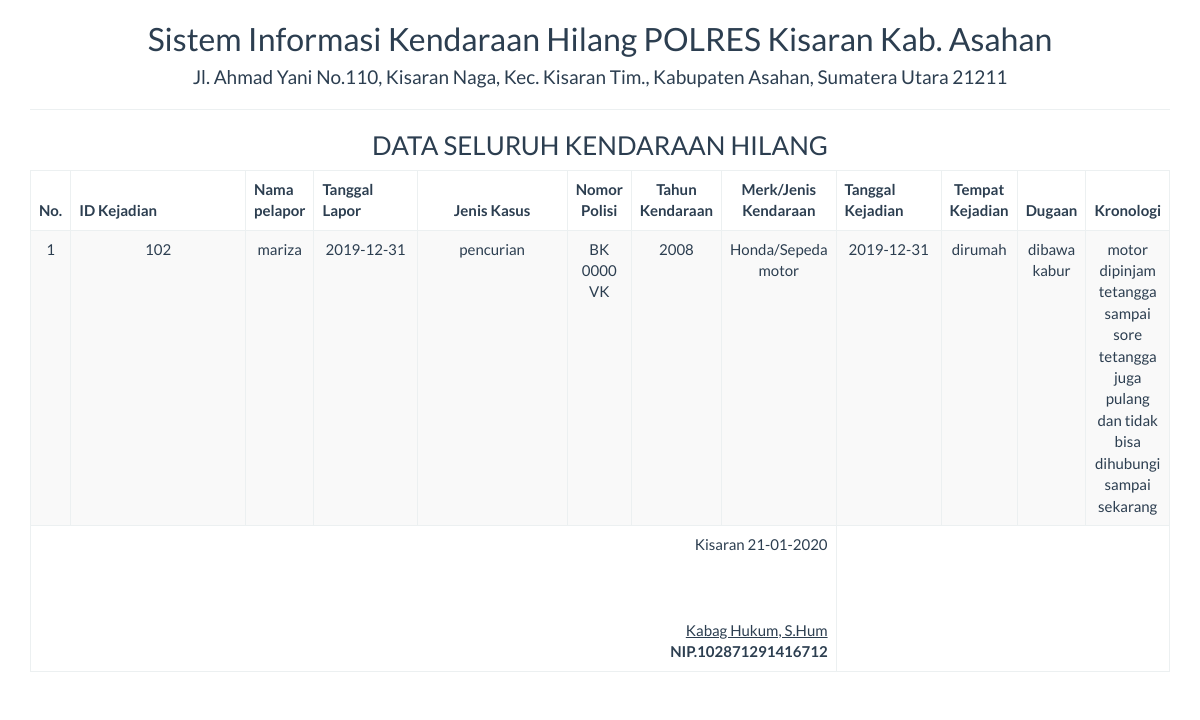
The page /report/hilang_semua.php on the database its author committed.
### tables this page shows
CREATE TABLE `tbl_kejadian` (
  `id_kejadian` int(7) NOT NULL,
  `pelapor_kejadian` varchar(25) NOT NULL,
  `tanggal_lapor` date NOT NULL,
  `jenis_kasus` varchar(25) NOT NULL,
  `nopol` varchar(15) NOT NULL,
  `thn_kendaraan` varchar(10) NOT NULL,
  `merk_jenis` varchar(50) NOT NULL,
  `tgl_kejadian` date NOT NULL,
  `tempat_kejadian` varchar(25) NOT NULL,
  `dugaan` text NOT NULL,
  `kronologi` text NOT NULL
);

### report/hilang_semua.php (the view, shortened to what this page needs)
<!DOCTYPE html>
<html>
    <head>
        <link href="../Assets/css/bootstrap.min.css" rel="stylesheet" type="text/css"/>
    </head>
    <body onload="print()">
        <?php
        include '../config/koneksi.php';
        ?>
        <div class="container">
            <div class='row'>
                <div class="col-sm-12">
                    <div class="text-center">
                        <h2>Sistem Informasi Kendaraan Hilang POLRES Kisaran Kab. Asahan </h2>
                        <h4>Jl. Ahmad Yani No.110, Kisaran Naga, Kec. Kisaran Tim., Kabupaten Asahan, Sumatera Utara 21211</h4>
                        <hr>
                        <h3>DATA SELURUH KENDARAAN HILANG</h3>
                        <table class="table table-bordered table-striped table-hover">
                        <tbody>
                                <thead>
								<tr>
									<th>No.</th><th width="18%">ID Kejadian</th><th>Nama pelapor</th><th width="10%">Tanggal Lapor</th><th width="15%"><center>Jenis Kasus</center></th><th><center>Nomor Polisi</center></th>
                                    <th><center>Tahun Kendaraan</center></th><th><center>Merk/Jenis Kendaraan</center></th><th width="10%">Tanggal Kejadian</th><th><center>Tempat Kejadian</center></th><th><center>Dugaan</center></th><th><center>Kronologi</center></th>
								</tr>
								</thead>
							<tbody>
                            <?php
                            $sql = "SELECT * FROM tbl_kejadian";
                            $query = mysqli_query($koneksi, $sql) or die("SQL Anda Salah");
                            $nomor = 0;
                            while ($data = mysqli_fetch_array($query)) {
                                $nomor++;
                                ?>
                                <tr>
                                    <td><?= $nomor ?></td>
									<td><?= $data['id_kejadian'] ?></td>
                                    <td><?= $data['pelapor_kejadian'] ?></td>
                                    <td><?= $data['tanggal_lapor'] ?></td>
                                    <td><?= $data['jenis_kasus'] ?></td>
                                    <td><?= $data['nopol'] ?></td>
                                    <td><?= $data['thn_kendaraan'] ?></td>
                                    <td><?= $data['merk_jenis'] ?></td>
                                    <td><?= $data['tgl_kejadian'] ?></td>
                                    <td><?= $data['tempat_kejadian'] ?></td>
                                    <td><?= $data['dugaan'] ?></td>
                                    <td><?= $data['kronologi'] ?></td>
                                </tr>
                            <?php } ?>
							</tbody>
                        </tbody>
                            <tfoot>
                                <tr>
                                    <td colspan="8" class="text-right">
                                        Kisaran  <?= date("d-m-Y") ?>
                                        <br><br><br><br>
                                        <u>Kabag Hukum, S.Hum<strong></u><br>
                                        NIP.102871291416712
									</td>
								</tr>
							</tfoot>
                        </table>
                    </div>
                </div>
            </div>
    </body>
</html>

### rows shown on the page
tbl_kejadian: id_kejadian "102", pelapor_kejadian "mariza", tanggal_lapor "2019-12-31", jenis_kasus "pencurian", nopol "BK 0000 VK", thn_kendaraan "2008", merk_jenis "Honda/Sepeda motor", tgl_kejadian "2019-12-31", tempat_kejadian "dirumah", dugaan "dibawa kabur", kronologi "motor dipinjam tetangga sampai sore tetangga juga pulang dan tidak bisa dihubungi sampai sekarang"
